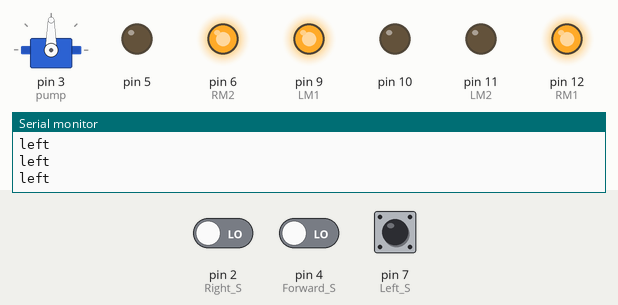
Simulated run of this sketch. Board: Arduino Uno, built with avr-gcc and run on an emulated ATmega328P. On the bench: servo, output pins drawn as LEDs (lit = HIGH), the last lines printed to the serial monitor. The test bench sets the inputs (shaded band); at power-on: pin 7 (Left_S) LOW, pin 2 (Right_S) LOW, pin 4 (Forward_S) LOW.

Above: at 1.2 s.
1.3 s: pin 7 (Left_S) pulled HIGH for 0.15 s
At 1.38 s:
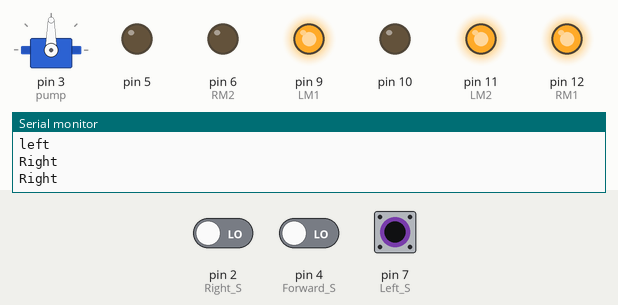
2.9 s: pin 7 (Left_S) pulled HIGH for 1 s
At 5.2 s:
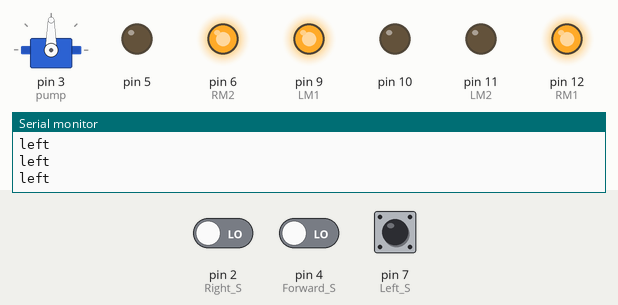
6.9 s: pin 7 (Left_S) pulled HIGH for 3.2 s
At 7.6 s:
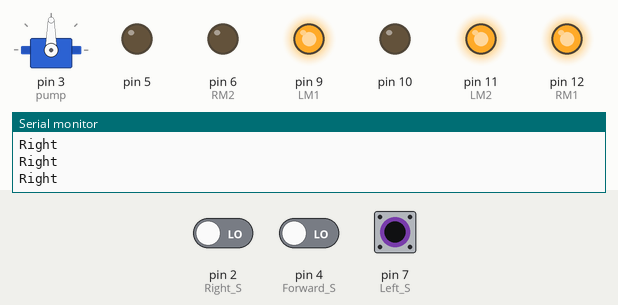
11.6 s: pin 2 (Right_S) driven HIGH and pin 7 (Left_S) driven HIGH
At 11.76 s:
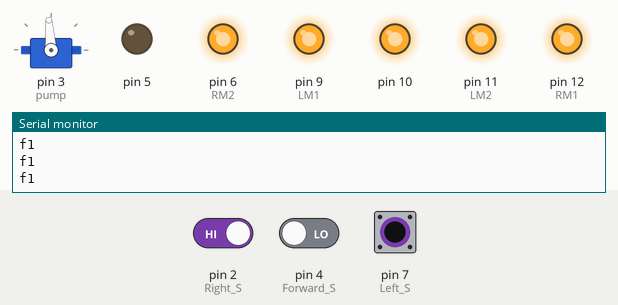
14.6 s: pin 2 (Right_S) driven LOW
At 15.8 s:
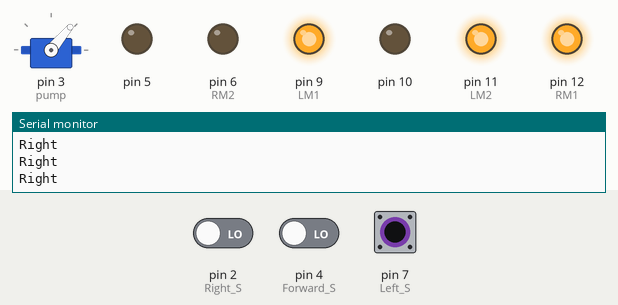
16.7 s: pin 7 (Left_S) driven LOW
At 17.3 s:
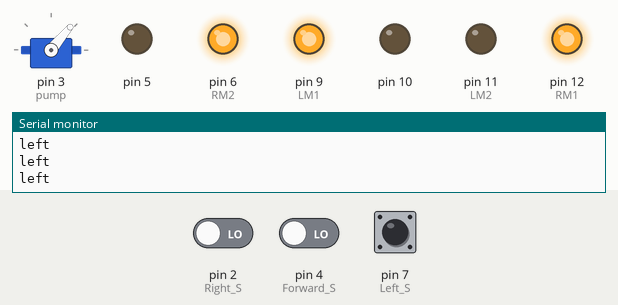
Timing chart, 0 to 19.2 s (numbered marks = the images above; inputs shaded):
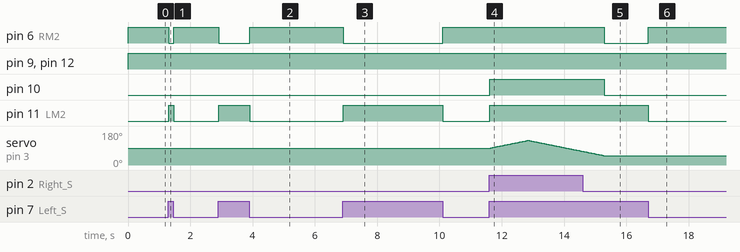

Measured:
- after the input at 1.3 s, pin 6 (RM2): HIGH → LOW at once, → HIGH 0.15 s later; pin 11 (LM2): LOW → HIGH at once, → LOW 0.15 s later
- after the input at 2.9 s, pin 6 (RM2): HIGH → LOW at once, → HIGH 1.0 s later; pin 11 (LM2): LOW → HIGH at once, → LOW 1.0 s later
- after the input at 6.9 s, pin 6 (RM2): HIGH → LOW at once, → HIGH 3.2 s later; pin 11 (LM2): LOW → HIGH at once, → LOW 3.2 s later
- after the input at 11.6 s, pin 10, pin 11 (LM2): LOW → HIGH at once; servo on pin 3 (pump): rises from 90° to 130° in 1.2 s, then falls to 73° in 1.7 s
- after the input at 14.6 s, pin 6 (RM2), pin 10: HIGH → LOW after 0.69 s; servo on pin 3 (pump): goes on until 15.3 s, then stays 50°
- after the input at 16.7 s, pin 6 (RM2): LOW → HIGH at once; pin 11 (LM2): HIGH → LOW at once

The sketch:

Fire_Fighting_Bot.ino
```cpp
/*------ Arduino Fire Fighting Robot Code----- */
#include <Servo.h>
Servo myservo;

int pos = 90;
boolean fire = false;

/*-------defining Inputs------*/
#define Left_S 7      // left sensor
#define Right_S 2      // right sensor
#define Forward_S 4 //forward sensor

/*-------defining Outputs------*/
#define LM1 9       // left motor
#define LM2 11       // left motor
#define RM1 12     // right motor
#define RM2 6       // right motor
#define pump 3

void setup()
{
  pinMode(Left_S, INPUT);
  pinMode(Right_S, INPUT);
  pinMode(Forward_S, INPUT);
  pinMode(LM1, OUTPUT);
  pinMode(LM2, OUTPUT);
  pinMode(RM1, OUTPUT);
  pinMode(RM2, OUTPUT);
  pinMode(pump, OUTPUT);
  pinMode(10, OUTPUT);
  pinMode(5, OUTPUT);


  myservo.attach(3);
  myservo.write(pos);////90
  Serial.begin(9600);
  Serial.println(pos);
}

void put_off_fire()
{
  digitalWrite(LM1, HIGH);
  digitalWrite(LM2, HIGH);
  digitalWrite(RM1, HIGH);
  digitalWrite(RM2, HIGH);
  /* int count = 0;
    while (count<500)
    {
     digitalWrite(8, HIGH);
     count++;
     Serial.println(count);
    }
    digitalWrite(8, LOW);
  */for (; pos <= 130; pos += 1) {
    //Serial.println(pos);
    digitalWrite(10, HIGH);
    digitalWrite(5, LOW);
    Serial.println("f1");
    myservo.write(pos);
    delay(30);
  }
  for (pos = 130; pos >= 50; pos -= 1) {
    digitalWrite(10, HIGH);
    digitalWrite(5, LOW);
    Serial.println("f2");
    myservo.write(pos);
    delay(30);
  }


  /*
    digitalWrite(pump, HIGH);
    delay(500);

    for (pos = 50; pos <= 130; pos += 1) {
      myservo.write(pos);
      delay(10);
    }
    for (pos = 130; pos >= 50; pos -= 1) {
      myservo.write(pos);
      delay(10);
    }

    digitalWrite(pump, LOW);
  */
  //myservo.write(pos);/////90

   fire = false;

    digitalWrite(10, LOW);
    digitalWrite(5, LOW);
   Serial.println("off");
}

void loop()
{


  // myservo.write(0); //Sweep_Servo();
  /*  while (1)
    {
      ////Serial.println(pos)
      for (; pos <= 130; pos += 1) {
        //Serial.println(pos);
        analogWrite(8, 200);
        myservo.write(pos);
        delay(50);
      }
      for (pos = 130; pos >= 50; pos -= 1) {
        analogWrite(8, 130);
        myservo.write(pos);
        delay(50);
      }
    }
      digitalWrite(13,HIGH);
      myservo.write(180);
      delay(1500);
      myservo.write(0);
      delay(1500);
  */
  if (digitalRead(Left_S) == 1 && digitalRead(Right_S) == 1 && digitalRead(Forward_S) == 1) //If Fire not detected all sensors are zero
  {
    Serial.println("no fire detected");
    //Do not move the robot
    digitalWrite(LM1, HIGH);
    digitalWrite(LM2, HIGH);
    digitalWrite(RM1, HIGH);
    digitalWrite(RM2, HIGH);
  }
  else if (digitalRead(Left_S) == 0) //If Fire is to the left
  {
    Serial.println("left");
    //Move the robot left
    digitalWrite(LM1, HIGH);
    digitalWrite(LM2, LOW);
    digitalWrite(RM1, HIGH);
    digitalWrite(RM2, HIGH);

  }

  else if (digitalRead(Right_S) == 0) //If Fire is to the right
  {
    Serial.println("Right");
    //Move the robot rightmmmm
    digitalWrite(LM1, HIGH);
    digitalWrite(LM2, HIGH);
    digitalWrite(RM1, HIGH);
    digitalWrite(RM2, LOW);
  }

  else if (digitalRead(Forward_S) == 0) //If Fire is straight ahead
  {
    Serial.println("straight");
    //Move the robot forward
    digitalWrite(LM1, HIGH);
    digitalWrite(LM2, LOW);
    digitalWrite(RM1, HIGH);
    digitalWrite(RM2, LOW);
    fire = true;
  }

  while (fire == true)
  {
    digitalWrite(LM1, HIGH);
    digitalWrite(LM2, HIGH);
    digitalWrite(RM1, HIGH);
    digitalWrite(RM2, HIGH);
    put_off_fire();
    Serial.println("fire");


  }
}
```
